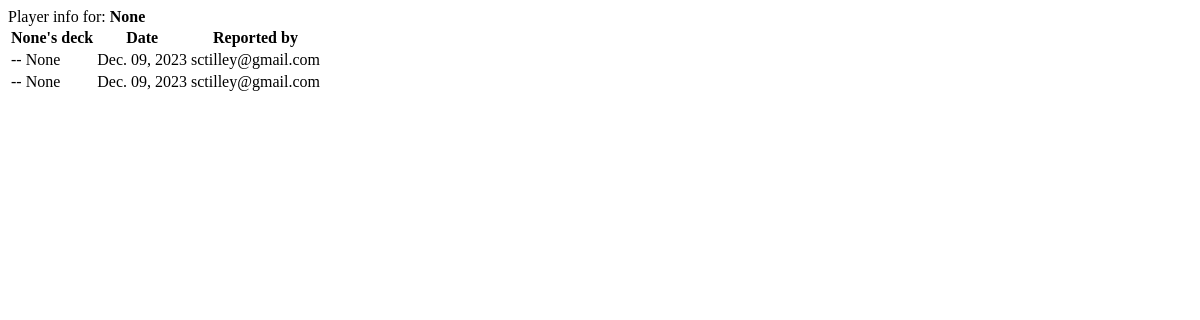
Page /pic on the earlier database version.
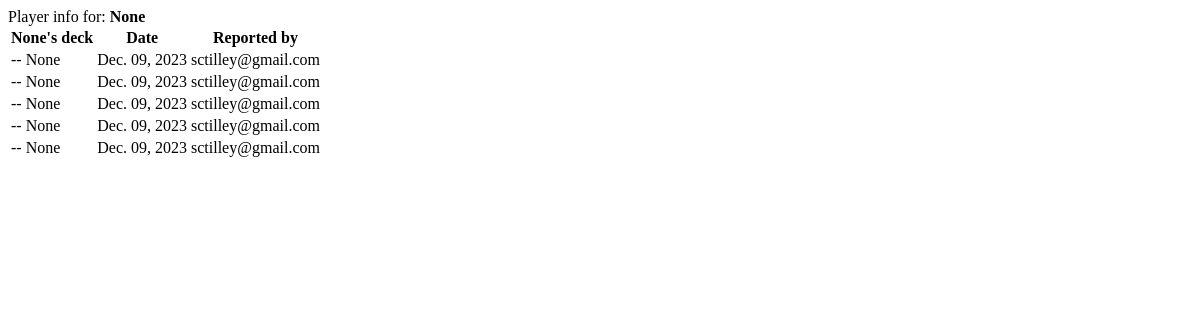
Same page on the later database version.
### core/models.py (models this page shows, shortened)
class Match(models.Model):
    user = models.ForeignKey(CustomUser, null=True, on_delete=models.CASCADE)
    dateCreated = models.DateTimeField(default=timezone.now, null=True)
    mtgFormat = models.ForeignKey(MtgFormat, null=True, on_delete=models.CASCADE, related_name="mtgFormat")
    myDeck = models.ForeignKey(Deck, null=True, on_delete=models.CASCADE, related_name="mydeck")
    theirName = models.CharField(null=True, max_length=100)
    theirArchetype = models.ForeignKey(Archetype, verbose_name="Their Archetype", null=True, on_delete=models.CASCADE, related_name="theirarchetype")
    theirDeck = models.ForeignKey(Deck, verbose_name="Their Deck", null=True, on_delete=models.CASCADE, related_name="theirdeck")
    theirFlavor = models.ForeignKey(Flavor, verbose_name="Thier Flavor", null=True, on_delete=models.CASCADE, related_name="theirflavors")
    inLeagueNum = models.IntegerField(null=True)
    game1 = models.BooleanField(verbose_name='Win1', null=True, default=None, help_text="win")
    game2 = models.BooleanField(verbose_name='Win2', null=True, default=None)
    game3 = models.BooleanField(verbose_name='Win3', null=True, default=None)
    didjawin = models.BooleanField('Match Win', null=True, default=None)
    league = models.ForeignKey(League, null=True, on_delete=models.CASCADE, related_name="matches")

### users/models.py (models this page shows)
class CustomUser(AbstractUser):
    username = None
    email = models.EmailField(_("email address"), unique=True)
    USERNAME_FIELD = "email"
    REQUIRED_FIELDS = []
    objects = CustomUserManager()
    def __str__(self):
        return self.email

### core/views.py (the view)
# urls.py: path('pic', views.pic, name='pic'),
def pic(request):
    opponame = request.GET.get('username')
    try:
        oppomatches = Match.objects.filter(theirName=opponame).order_by('-dateCreated')[:5]
    except:
        oppomatches = None
    context = {
        "opponame": opponame,
        "oppomatches": oppomatches,
    }
    return render(request, "core/partials/stats/pic.html", context)

### core/templates/core/partials/stats/pic.html
<div class="container">
    <div class="row">
      <div class="col-4">
        Player info for: <strong>{{opponame}}</strong>
      </div>
      <div class="col-8">
        {% if oppomatches %}
            <table class="reporttable">
                <tr class="matchform">
                <th>{{opponame}}'s deck</th>
                <th>Date</th>
                <th>Reported by</th>
                </tr>
                {% for match in oppomatches %}
                <tr>
                    <td>{{match.theirDeck.name}}{% if match.theirFlavor.name != "none" %} -- {{match.theirFlavor}}{% endif %}</td>
                    <td>{{match.dateCreated|date:"N d, Y"}}</td>
                    <td>{{match.user}}</td>
                </tr>
                {% endfor %}
            </table>
        {% else %}
            No Matches Found
        {% endif %}
      </div>
    </div>
  </div>

Differences in the rows shown:
now on this page (row edited): Match: theirFlavor "None", dateCreated "Dec. 09, 2023", user "sctilley@gmail.com"
now on this page (row edited): Match: theirFlavor "None", dateCreated "Dec. 09, 2023", user "sctilley@gmail.com"
now on this page (row edited): Match: theirFlavor "None", dateCreated "Dec. 09, 2023", user "sctilley@gmail.com"
